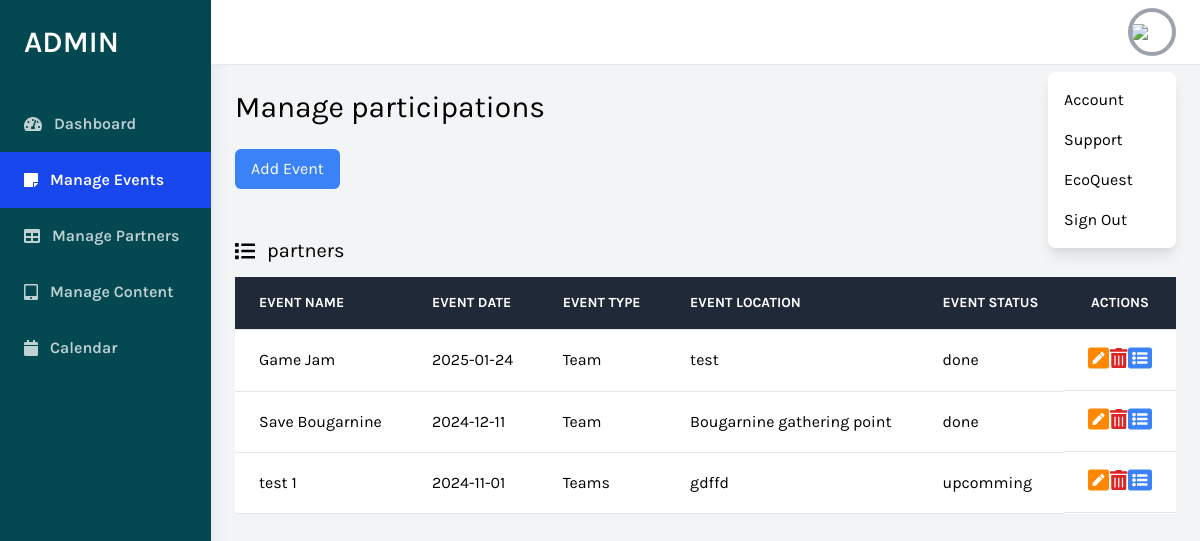
Page /daskboard/events.php (signed in) on the earlier database version.
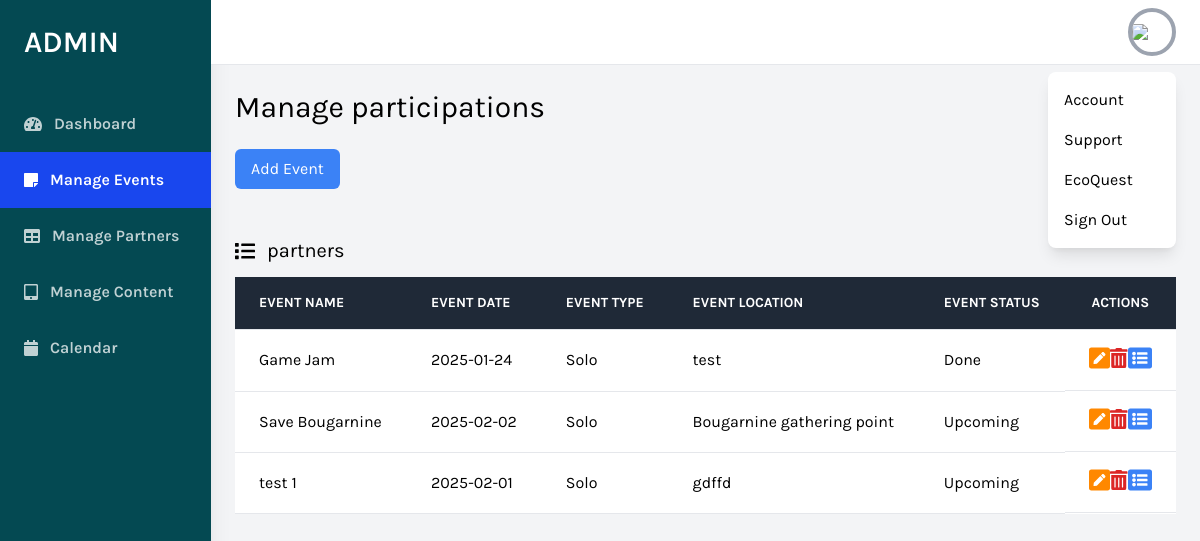
Same page on the later database version.
### tables this page shows
CREATE TABLE `evenements` (
  `IDevent` int(11) NOT NULL,
  `Nom` varchar(20) NOT NULL,
  `Description` varchar(1000) NOT NULL,
  `Location` varchar(100) NOT NULL,
  `Date` date NOT NULL,
  `startTime` time NOT NULL,
  `endTime` time NOT NULL,
  `eventType` varchar(20) NOT NULL,
  `Status` varchar(20) NOT NULL,
  `eventImage` varchar(20) NOT NULL,
  `trash` float NOT NULL,
  `Googlemaps` text NOT NULL,
  `gallery` varchar(250) NOT NULL
);

### daskboard/events.php (the view, shortened to what the changed rows need)
<?php
include "conn.php";
$req = "select * from evenements";
$res = mysqli_query($conn, $req);
if(isset($_SESSION["id"]) && $_SESSION["role"]==="admin"){
?>
<!DOCTYPE html>
<html lang="en">
<head>
    <link rel="stylesheet" href="https://cdnjs.cloudflare.com/ajax/libs/font-awesome/4.7.0/css/font-awesome.min.css">
    <link href="https://cdnjs.cloudflare.com/ajax/libs/tailwindcss/2.2.19/tailwind.min.css" rel="stylesheet">
</head>
<body class="bg-gray-100 font-family-karla flex">
    <div class="relative w-full flex flex-col h-screen overflow-y-hidden">
        <div class="w-full h-screen overflow-x-hidden border-t flex flex-col">
            <main class="w-full flex-grow p-6">
                <h1 class="text-3xl text-black pb-6">Manage participations</h1>
                <div class="w-full mt-12">
                    <div class="bg-white overflow-auto">
                        <table class="text-left w-full border-collapse">
                            <thead>
                                <tr class="bg-gray-800 text-white">
                                    <th
                                        class="py-4 px-6 bg-grey-lightest font-bold uppercase text-sm text-grey-dark border-b border-grey-light">
                                        Event Name</th>
                                    <th
                                        class="py-4 px-6 bg-grey-lightest font-bold uppercase text-sm text-grey-dark border-b border-grey-light">
                                        Event Date</th>
                                    <th
                                        class="py-4 px-6 bg-grey-lightest font-bold uppercase text-sm text-grey-dark border-b border-grey-light">
                                        Event Type</th>
                                    <th
                                        class="py-4 px-6 bg-grey-lightest font-bold uppercase text-sm text-grey-dark border-b border-grey-light">
                                        Event Location</th>
                                    <th
                                        class="py-4 px-6 bg-grey-lightest font-bold uppercase text-sm text-grey-dark border-b border-grey-light">
                                        Event Status</th>
                                    <th
                                        class="text-center py-4 px-6 bg-grey-lightest font-bold uppercase text-sm text-grey-dark border-b border-grey-light">
                                        Actions</th>
                                </tr>
                            </thead>
                            <tbody>
                                <tr class="hover:bg-grey-lighter">
                                    <?php
                                    if(mysqli_num_rows($res)) {
                                        while($row = mysqli_fetch_assoc($res)) {
                                            echo "<td class='py-4 px-6 border-b border-grey-light'>" .$row['Nom'] ."</td>";
                                            echo "<td class='py-4 px-6 border-b border-grey-light'>" .$row['Date'] ."</td>";
                                            echo "<td class='py-4 px-6 border-b border-grey-light'>" .$row['eventType'] ."</td>";
                                            echo "<td class='py-4 px-6 border-b border-grey-light'>" .$row['Location'] ."</td>";
                                            echo "<td class='py-4 px-6 border-b border-grey-light'>" .$row['Status'] ."</td>";
                                            echo "<td class='py-4 px-6 border-b border-grey-light flex items-center justify-evenly'>
                                            <a href='editEvent.php?eventID=".$row['IDevent']."'>
                                            <i class='fas fa-pen-square text-2xl'
                                                style='color: rgb(255, 136, 0);'></i></a>
                                        <a href='deteleEvent.php?eventID=".$row['IDevent']."'>
                                            <i class='fas fa-trash-alt text-xl text-red-600' aria-hidden='true'></i></a>
                                        <a href='participants.php?eventID=".$row['IDevent']."'>
                                            <i class='fas fa-list-alt text-2xl text-blue-500' aria-hidden='true'></i>
                                        </a>
                                    </td>
                                </tr>";
                                        }
                                    }
                                    ?>
                            </tbody>
                        </table>
                    </div>
            </main>
        </div>
    </div>
</body>
</html>
<?php
}else{
    header("location: login.html");
}
?>

Differences in the rows shown:
changed evenements "Game Jam": eventType "Team" → "Solo"; Status "done" → "Done"
changed evenements "Save Bougarnine": Date "2024-12-11" → "2025-02-02"; eventType "Team" → "Solo"; Status "done" → "Upcoming"
changed evenements "test 1": Date "2024-11-01" → "2025-02-01"; eventType "Teams" → "Solo"; Status "upcomming" → "Upcoming"
